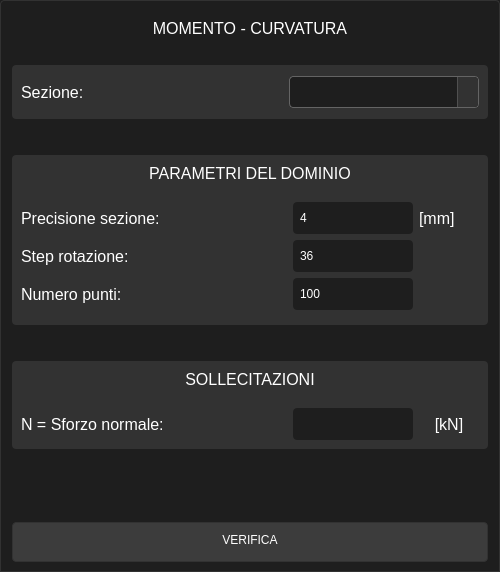
           <widget class="QFrame" name="frame_output_2">
            <property name="minimumSize">
             <size>
              <width>500</width>
              <height>572</height>
             </size>
            </property>
            <property name="maximumSize">
             <size>
              <width>500</width>
              <height>700</height>
             </size>
            </property>
            <property name="styleSheet">
             <string notr="true">background-color: rgb(30,30,30);
border-top-left-radius: 4px;
border-top-right-radius: 4px;
border: 1px solid rgb(50,50,50);


</string>
            </property>
            <property name="frameShape">
             <enum>QFrame::StyledPanel</enum>
            </property>
            <property name="frameShadow">
             <enum>QFrame::Raised</enum>
            </property>
            <layout class="QVBoxLayout" name="verticalLayout_40">
             <item>
              <widget class="QLabel" name="label_209">
               <property name="minimumSize">
                <size>
                 <width>70</width>
                 <height>32</height>
                </size>
               </property>
               <property name="maximumSize">
                <size>
                 <width>16777215</width>
                 <height>32</height>
                </size>
               </property>
               <property name="font">
                <font>
                 <family>Segoe UI</family>
                 <pointsize>12</pointsize>
                 <weight>57</weight>
                 <italic>false</italic>
                 <bold>false</bold>
                </font>
               </property>
               <property name="layoutDirection">
                <enum>Qt::LeftToRight</enum>
               </property>
               <property name="styleSheet">
                <string notr="true">font:460 12pt &quot;Segoe UI&quot;;
color: rgb(255,255,255);
border: none;
</string>
               </property>
               <property name="text">
                <string>MOMENTO - CURVATURA</string>
               </property>
               <property name="alignment">
                <set>Qt::AlignCenter</set>
               </property>
              </widget>
             </item>
             <item>
              <spacer name="verticalSpacer_34">
               <property name="orientation">
                <enum>Qt::Vertical</enum>
               </property>
               <property name="sizeType">
                <enum>QSizePolicy::Fixed</enum>
               </property>
               <property name="sizeHint" stdset="0">
                <size>
                 <width>20</width>
                 <height>15</height>
                </size>
               </property>
              </spacer>
             </item>
             <item>
              <widget class="QFrame" name="frame_18">
               <property name="minimumSize">
                <size>
                 <width>0</width>
                 <height>54</height>
                </size>
               </property>
               <property name="maximumSize">
                <size>
                 <width>16777215</width>
                 <height>54</height>
                </size>
               </property>
               <property name="styleSheet">
                <string notr="true">background-color: rgb(50,50,50);
border-radius:4px;
border: none</string>
               </property>
               <property name="frameShape">
                <enum>QFrame::StyledPanel</enum>
               </property>
               <property name="frameShadow">
                <enum>QFrame::Raised</enum>
               </property>
               <layout class="QHBoxLayout" name="horizontalLayout_37">
                <item>
                 <widget class="QLabel" name="label_222">
                  <property name="minimumSize">
                   <size>
                    <width>80</width>
                    <height>32</height>
                   </size>
                  </property>
                  <property name="maximumSize">
                   <size>
                    <width>80</width>
                    <height>16777215</height>
                   </size>
                  </property>
                  <property name="font">
                   <font>
                    <family>Segoe UI</family>
                    <pointsize>12</pointsize>
                    <weight>50</weight>
                    <italic>false</italic>
                    <bold>false</bold>
                   </font>
                  </property>
                  <property name="layoutDirection">
                   <enum>Qt::LeftToRight</enum>
                  </property>
                  <property name="styleSheet">
                   <string notr="true">font:400 12pt &quot;Segoe UI&quot;;
color: rgb(255,255,255);</string>
                  </property>
                  <property name="text">
                   <string>Sezione:</string>
                  </property>
                  <property name="alignment">
                   <set>Qt::AlignLeading|Qt::AlignLeft|Qt::AlignVCenter</set>
                  </property>
                 </widget>
                </item>
                <item>
                 <spacer name="horizontalSpacer_44">
                  <property name="orientation">
                   <enum>Qt::Horizontal</enum>
                  </property>
                  <property name="sizeHint" stdset="0">
                   <size>
                    <width>40</width>
                    <height>20</height>
                   </size>
                  </property>
                 </spacer>
                </item>
                <item>
                 <widget class="QComboBox" name="combobox_momentocurvatura_sezioni">
                  <property name="sizePolicy">
                   <sizepolicy hsizetype="Preferred" vsizetype="Preferred">
                    <horstretch>0</horstretch>
                    <verstretch>0</verstretch>
                   </sizepolicy>
                  </property>
                  <property name="minimumSize">
                   <size>
                    <width>190</width>
                    <height>32</height>
                   </size>
                  </property>
                  <property name="maximumSize">
                   <size>
                    <width>190</width>
                    <height>32</height>
                   </size>
                  </property>
                  <property name="mouseTracking">
                   <bool>false</bool>
                  </property>
                  <property name="styleSheet">
                   <string notr="true">QComboBox {
    font: 400 10pt &quot;Segoe UI&quot;;
    color: rgb(255, 255, 255);
    background-color: rgb(30, 30, 30);
    border: 1px solid rgb(100, 100, 100);
    border-radius: 4px;
    padding: 4px 6px;
    padding-right: 20px; /* spazio per la freccia */
}

QComboBox:hover {
    background-color: rgb(40, 40, 40);
    border: 1px solid rgb(120, 120, 120);
}

QComboBox::drop-down {
    subcontrol-origin: padding;
    subcontrol-position: top right;
    width: 20px;
    border-left: 1px solid rgb(80, 80, 80);
    background-color: rgb(50, 50, 50);
    border-top-right-radius: 4px;
    border-bottom-right-radius: 4px;
}

QComboBox::down-arrow {
    image: url(:/icons/arrow-down-white.png); /* Assicurati di avere un'icona bianca */
    width: 12px;
    height: 12px;
}

QComboBox QAbstractItemView {
    background-color: rgb(30, 30, 30);
    color: white;
    border: 1px solid rgb(90, 90, 90);
    selection-background-color: rgb(60, 60, 60);
    selection-color: white;
    outline: 0;
}
</string>
                  </property>
                  <property name="insertPolicy">
                   <enum>QComboBox::InsertAtBottom</enum>
                  </property>
                 </widget>
                </item>
               </layout>
              </widget>
             </item>
             <item>
              <spacer name="verticalSpacer_35">
               <property name="orientation">
                <enum>Qt::Vertical</enum>
               </property>
               <property name="sizeType">
                <enum>QSizePolicy::Fixed</enum>
               </property>
               <property name="sizeHint" stdset="0">
                <size>
                 <width>20</width>
                 <height>30</height>
                </size>
               </property>
              </spacer>
             </item>
             <item>
              <widget class="QFrame" name="frame_26">
               <property name="styleSheet">
                <string notr="true">background-color: rgb(50,50,50);
border-radius:4px;
border: none</string>
               </property>
               <property name="frameShape">
                <enum>QFrame::StyledPanel</enum>
               </property>
               <property name="frameShadow">
                <enum>QFrame::Raised</enum>
               </property>
               <layout class="QVBoxLayout" name="verticalLayout_39">
                <item>
                 <layout class="QGridLayout" name="gridLayout_15">
                  <item row="2" column="0">
                   <widget class="QLabel" name="label_223">
                    <property name="minimumSize">
                     <size>
                      <width>230</width>
                      <height>32</height>
                     </size>
                    </property>
                    <property name="font">
                     <font>
                      <family>Segoe UI</family>
                      <pointsize>12</pointsize>
                      <weight>50</weight>
                      <italic>false</italic>
                      <bold>false</bold>
                     </font>
                    </property>
                    <property name="layoutDirection">
                     <enum>Qt::LeftToRight</enum>
                    </property>
                    <property name="styleSheet">
                     <string notr="true">font:400 12pt &quot;Segoe UI&quot;;
color: rgb(255,255,255);</string>
                    </property>
                    <property name="text">
                     <string>Step rotazione:</string>
                    </property>
                    <property name="alignment">
                     <set>Qt::AlignLeading|Qt::AlignLeft|Qt::AlignVCenter</set>
                    </property>
                   </widget>
                  </item>
                  <item row="2" column="2">
                   <widget class="QLineEdit" name="momentocurvatura_angoli">
                    <property name="sizePolicy">
                     <sizepolicy hsizetype="Preferred" vsizetype="Preferred">
                      <horstretch>0</horstretch>
                      <verstretch>0</verstretch>
                     </sizepolicy>
                    </property>
                    <property name="minimumSize">
                     <size>
                      <width>120</width>
                      <height>32</height>
                     </size>
                    </property>
                    <property name="maximumSize">
                     <size>
                      <width>120</width>
                      <height>32</height>
                     </size>
                    </property>
                    <property name="styleSheet">
                     <string notr="true">background-color: rgb(30,30,30);
font: 10pt &quot;Segoe UI&quot;;
color: rgb(255, 255, 255);
padding-left: 5px;
border-radius:4px</string>
                    </property>
                    <property name="text">
                     <string>36</string>
                    </property>
                   </widget>
                  </item>
                  <item row="3" column="0">
                   <widget class="QLabel" name="label_224">
                    <property name="minimumSize">
                     <size>
                      <width>230</width>
                      <height>32</height>
                     </size>
                    </property>
                    <property name="font">
                     <font>
                      <family>Segoe UI</family>
                      <pointsize>12</pointsize>
                      <weight>50</weight>
                      <italic>false</italic>
                      <bold>false</bold>
                     </font>
                    </property>
                    <property name="layoutDirection">
                     <enum>Qt::LeftToRight</enum>
                    </property>
                    <property name="styleSheet">
                     <string notr="true">font:400 12pt &quot;Segoe UI&quot;;
color: rgb(255,255,255);</string>
                    </property>
                    <property name="text">
                     <string>Numero punti:</string>
                    </property>
                    <property name="alignment">
                     <set>Qt::AlignLeading|Qt::AlignLeft|Qt::AlignVCenter</set>
                    </property>
                   </widget>
                  </item>
                  <item row="3" column="2">
                   <widget class="QLineEdit" name="momentocurvatura_step">
                    <property name="sizePolicy">
                     <sizepolicy hsizetype="Preferred" vsizetype="Preferred">
                      <horstretch>0</horstretch>
                      <verstretch>0</verstretch>
                     </sizepolicy>
                    </property>
                    <property name="minimumSize">
                     <size>
                      <width>120</width>
                      <height>32</height>
                     </size>
                    </property>
                    <property name="maximumSize">
                     <size>
                      <width>120</width>
                      <height>32</height>
                     </size>
                    </property>
                    <property name="styleSheet">
                     <string notr="true">background-color: rgb(30,30,30);
font: 10pt &quot;Segoe UI&quot;;
color: rgb(255, 255, 255);
padding-left: 5px;
border-radius:4px</string>
                    </property>
                    <property name="text">
                     <string>100</string>
                    </property>
                   </widget>
                  </item>
                  <item row="0" column="0" colspan="4">
                   <widget class="QLabel" name="label_225">
                    <property name="minimumSize">
                     <size>
                      <width>230</width>
                      <height>32</height>
                     </size>
                    </property>
                    <property name="font">
                     <font>
                      <family>Segoe UI</family>
                      <pointsize>12</pointsize>
                      <weight>50</weight>
                      <italic>false</italic>
                      <bold>false</bold>
                     </font>
                    </property>
                    <property name="layoutDirection">
                     <enum>Qt::LeftToRight</enum>
                    </property>
                    <property name="styleSheet">
                     <string notr="true">font:400 12pt &quot;Segoe UI&quot;;
color: rgb(255,255,255);</string>
                    </property>
                    <property name="text">
                     <string>PARAMETRI DEL DOMINIO</string>
                    </property>
                    <property name="alignment">
                     <set>Qt::AlignHCenter|Qt::AlignTop</set>
                    </property>
                   </widget>
                  </item>
                  <item row="1" column="0">
                   <widget class="QLabel" name="label_226">
                    <property name="minimumSize">
                     <size>
                      <width>230</width>
                      <height>32</height>
                     </size>
                    </property>
                    <property name="font">
                     <font>
                      <family>Segoe UI</family>
                      <pointsize>12</pointsize>
                      <weight>50</weight>
                      <italic>false</italic>
                      <bold>false</bold>
                     </font>
                    </property>
                    <property name="layoutDirection">
                     <enum>Qt::LeftToRight</enum>
                    </property>
                    <property name="styleSheet">
                     <string notr="true">font:400 12pt &quot;Segoe UI&quot;;
color: rgb(255,255,255);</string>
                    </property>
                    <property name="text">
                     <string>Precisione sezione:</string>
                    </property>
                    <property name="alignment">
                     <set>Qt::AlignLeading|Qt::AlignLeft|Qt::AlignVCenter</set>
                    </property>
                   </widget>
                  </item>
                  <item row="1" column="1" rowspan="4">
                   <spacer name="horizontalSpacer_45">
                    <property name="orientation">
                     <enum>Qt::Horizontal</enum>
                    </property>
                    <property name="sizeHint" stdset="0">
                     <size>
                      <width>20</width>
                      <height>107</height>
                     </size>
                    </property>
                   </spacer>
                  </item>
                  <item row="1" column="2">
                   <widget class="QLineEdit" name="momentocurvatura_precisione">
                    <property name="sizePolicy">
                     <sizepolicy hsizetype="Preferred" vsizetype="Preferred">
                      <horstretch>0</horstretch>
                      <verstretch>0</verstretch>
                     </sizepolicy>
                    </property>
                    <property name="minimumSize">
                     <size>
                      <width>120</width>
                      <height>32</height>
                     </size>
                    </property>
                    <property name="maximumSize">
                     <size>
                      <width>120</width>
                      <height>32</height>
                     </size>
                    </property>
                    <property name="styleSheet">
                     <string notr="true">background-color: rgb(30,30,30);
font: 10pt &quot;Segoe UI&quot;;
color: rgb(255, 255, 255);
padding-left: 5px;
border-radius:4px</string>
                    </property>
                    <property name="text">
                     <string>4</string>
                    </property>
                   </widget>
                  </item>
                  <item row="1" column="3">
                   <widget class="QLabel" name="label_227">
                    <property name="minimumSize">
                     <size>
                      <width>60</width>
                      <height>32</height>
                     </size>
                    </property>
                    <property name="maximumSize">
                     <size>
                      <width>60</width>
                      <height>16777215</height>
                     </size>
                    </property>
                    <property name="font">
                     <font>
                      <family>Segoe UI</family>
                      <pointsize>12</pointsize>
                      <weight>50</weight>
                      <italic>false</italic>
                      <bold>false</bold>
                     </font>
                    </property>
                    <property name="layoutDirection">
                     <enum>Qt::LeftToRight</enum>
                    </property>
                    <property name="styleSheet">
                     <string notr="true">font:400 12pt &quot;Segoe UI&quot;;
color: rgb(255,255,255);</string>
                    </property>
                    <property name="text">
                     <string>[mm]</string>
                    </property>
                    <property name="alignment">
                     <set>Qt::AlignLeading|Qt::AlignLeft|Qt::AlignVCenter</set>
                    </property>
                   </widget>
                  </item>
                 </layout>
                </item>
               </layout>
              </widget>
             </item>
             <item>
              <spacer name="verticalSpacer_36">
               <property name="orientation">
                <enum>Qt::Vertical</enum>
               </property>
               <property name="sizeType">
                <enum>QSizePolicy::Fixed</enum>
               </property>
               <property name="sizeHint" stdset="0">
                <size>
                 <width>20</width>
                 <height>30</height>
                </size>
               </property>
              </spacer>
             </item>
             <item>
              <widget class="QFrame" name="frame_27">
               <property name="styleSheet">
                <string notr="true">background-color: rgb(50,50,50);
border-radius:4px;
border: none</string>
               </property>
               <property name="frameShape">
                <enum>QFrame::StyledPanel</enum>
               </property>
               <property name="frameShadow">
                <enum>QFrame::Raised</enum>
               </property>
               <layout class="QVBoxLayout" name="verticalLayout_37">
                <item>
                 <layout class="QGridLayout" name="gridLayout_16">
                  <item row="1" column="0">
                   <widget class="QLabel" name="label_231">
                    <property name="minimumSize">
                     <size>
                      <width>230</width>
                      <height>32</height>
                     </size>
                    </property>
                    <property name="font">
                     <font>
                      <family>Segoe UI</family>
                      <pointsize>12</pointsize>
                      <weight>50</weight>
                      <italic>false</italic>
                      <bold>false</bold>
                     </font>
                    </property>
                    <property name="layoutDirection">
                     <enum>Qt::LeftToRight</enum>
                    </property>
                    <property name="styleSheet">
                     <string notr="true">font:400 12pt &quot;Segoe UI&quot;;
color: rgb(255,255,255);</string>
                    </property>
                    <property name="text">
                     <string>N = Sforzo normale:</string>
                    </property>
                    <property name="alignment">
                     <set>Qt::AlignLeading|Qt::AlignLeft|Qt::AlignVCenter</set>
                    </property>
                   </widget>
                  </item>
                  <item row="1" column="1">
                   <spacer name="horizontalSpacer_46">
                    <property name="orientation">
                     <enum>Qt::Horizontal</enum>
                    </property>
                    <property name="sizeHint" stdset="0">
                     <size>
                      <width>40</width>
                      <height>20</height>
                     </size>
                    </property>
                   </spacer>
                  </item>
                  <item row="1" column="2">
                   <widget class="QLineEdit" name="momentocurvatura_N">
                    <property name="sizePolicy">
                     <sizepolicy hsizetype="Preferred" vsizetype="Preferred">
                      <horstretch>0</horstretch>
                      <verstretch>0</verstretch>
                     </sizepolicy>
                    </property>
                    <property name="minimumSize">
                     <size>
                      <width>120</width>
                      <height>32</height>
                     </size>
                    </property>
                    <property name="maximumSize">
                     <size>
                      <width>120</width>
                      <height>32</height>
                     </size>
                    </property>
                    <property name="styleSheet">
                     <string notr="true">background-color: rgb(30,30,30);
font: 10pt &quot;Segoe UI&quot;;
color: rgb(255, 255, 255);
padding-left: 5px;
border-radius:4px</string>
                    </property>
                    <property name="text">
                     <string/>
                    </property>
                   </widget>
                  </item>
                  <item row="1" column="3">
                   <widget class="QLabel" name="label_236">
                    <property name="minimumSize">
                     <size>
                      <width>60</width>
                      <height>32</height>
                     </size>
                    </property>
                    <property name="maximumSize">
                     <size>
                      <width>60</width>
                      <height>16777215</height>
                     </size>
                    </property>
                    <property name="font">
                     <font>
                      <family>Segoe UI</family>
                      <pointsize>12</pointsize>
                      <weight>50</weight>
                      <italic>false</italic>
                      <bold>false</bold>
                     </font>
                    </property>
                    <property name="layoutDirection">
                     <enum>Qt::LeftToRight</enum>
                    </property>
                    <property name="styleSheet">
                     <string notr="true">font:400 12pt &quot;Segoe UI&quot;;
color: rgb(255,255,255);</string>
                    </property>
                    <property name="text">
                     <string>[kN]</string>
                    </property>
                    <property name="alignment">
                     <set>Qt::AlignCenter</set>
                    </property>
                   </widget>
                  </item>
                  <item row="0" column="0" colspan="4">
                   <widget class="QLabel" name="label_228">
                    <property name="minimumSize">
                     <size>
                      <width>230</width>
                      <height>32</height>
                     </size>
                    </property>
                    <property name="font">
                     <font>
                      <family>Segoe UI</family>
                      <pointsize>12</pointsize>
                      <weight>50</weight>
                      <italic>false</italic>
                      <bold>false</bold>
                     </font>
                    </property>
                    <property name="layoutDirection">
                     <enum>Qt::LeftToRight</enum>
                    </property>
                    <property name="styleSheet">
                     <string notr="true">font:400 12pt &quot;Segoe UI&quot;;
color: rgb(255,255,255);</string>
                    </property>
                    <property name="text">
                     <string>SOLLECITAZIONI</string>
                    </property>
                    <property name="alignment">
                     <set>Qt::AlignHCenter|Qt::AlignTop</set>
                    </property>
                   </widget>
                  </item>
                 </layout>
                </item>
               </layout>
              </widget>
             </item>
             <item>
              <spacer name="verticalSpacer_37">
               <property name="orientation">
                <enum>Qt::Vertical</enum>
               </property>
               <property name="sizeType">
                <enum>QSizePolicy::Expanding</enum>
               </property>
               <property name="sizeHint" stdset="0">
                <size>
                 <width>20</width>
                 <height>30</height>
                </size>
               </property>
              </spacer>
             </item>
             <item>
              <widget class="QPushButton" name="btn_momentocurvatura_verifica">
               <property name="sizePolicy">
                <sizepolicy hsizetype="Preferred" vsizetype="Fixed">
                 <horstretch>0</horstretch>
                 <verstretch>0</verstretch>
                </sizepolicy>
               </property>
               <property name="minimumSize">
                <size>
                 <width>120</width>
                 <height>40</height>
                </size>
               </property>
               <property name="maximumSize">
                <size>
                 <width>16777215</width>
                 <height>35</height>
                </size>
               </property>
               <property name="styleSheet">
                <string notr="true">QPushButton{
	background-color: rgb(60,60,60);
    font:400 12pt &quot;Segoe UI&quot;;
    color: rgb(255,255,255);
	padding-bottom: 4px;
	border-radius:4px
}
QPushButton:hover {
    background-color: rgb(50,50,50);
	border: 1px solid rgb(120,120,120);
}</string>
               </property>
               <property name="text">
                <string>VERIFICA</string>
               </property>
              </widget>
             </item>
            </layout>
           </widget>
